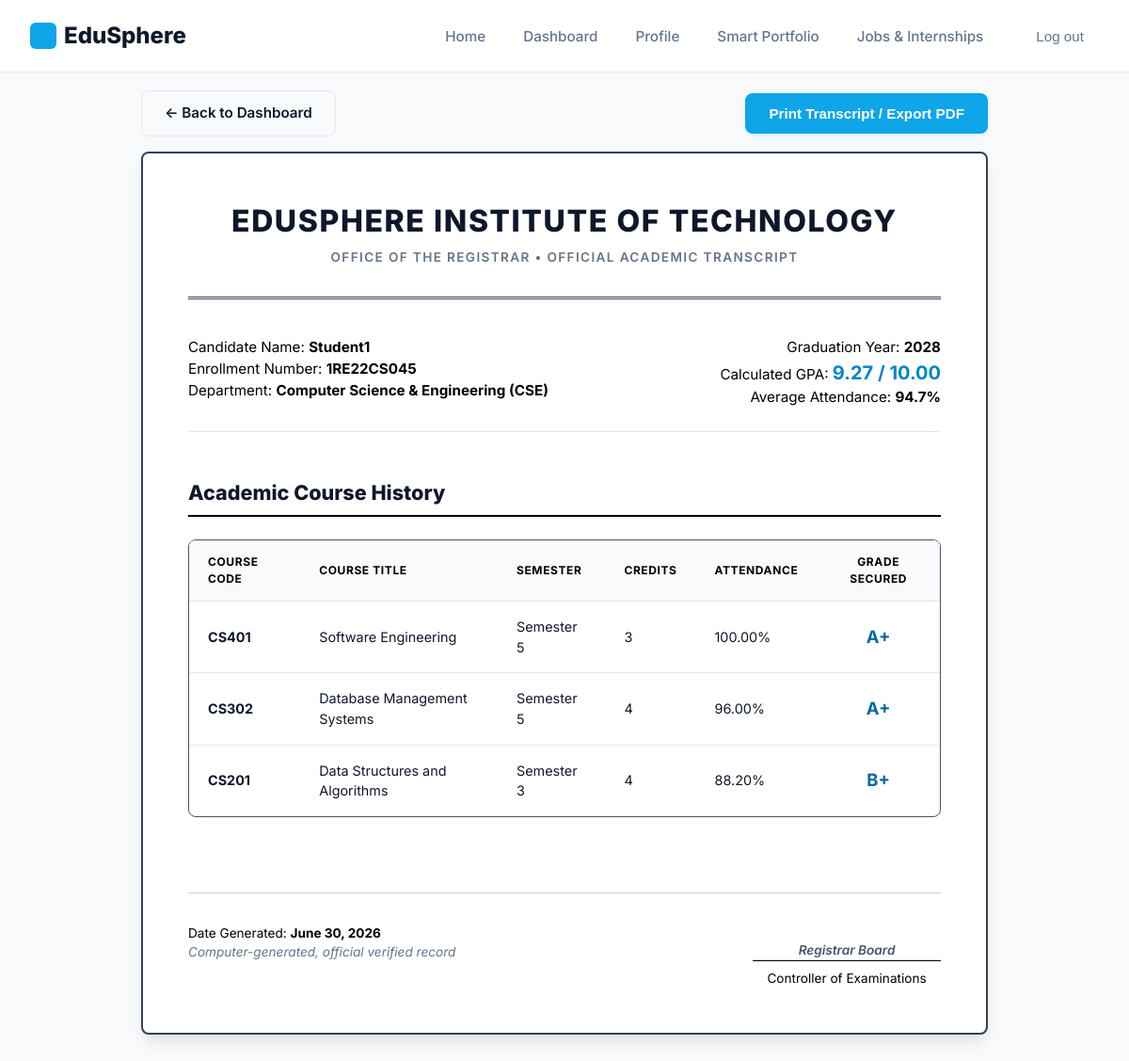
The app's page /transcript/student1/ (signed in) with its own data.
### users/models.py (models this page shows, shortened)
class StudentProfile(models.Model):
    user = models.OneToOneField(CustomUser, on_delete=models.CASCADE, related_name='student_profile')
    enrollment_number = models.CharField(max_length=50, blank=True, null=True)
    department = models.ForeignKey('academics.Department', on_delete=models.SET_NULL, blank=True, null=True, related_name='students')
    major = models.CharField(max_length=100, blank=True, null=True)
    current_semester = models.IntegerField(default=1)
    graduation_year = models.IntegerField(blank=True, null=True)
    cgpa = models.DecimalField(max_digits=4, decimal_places=2, default=0.00)
    skills = models.ManyToManyField('portfolio.Skill', blank=True, related_name='students')
    github = models.URLField(blank=True, null=True)
    linkedin = models.URLField(blank=True, null=True)
    leetcode = models.URLField(blank=True, null=True)
    codeforces = models.URLField(blank=True, null=True)
    location = models.CharField(max_length=150, blank=True, null=True)

class CustomUser(AbstractUser):
    ROLE_CHOICES = (
        ('student', 'Student'),
        ('faculty', 'Faculty'),
        ('hod', 'HOD'),
        ('placement_officer', 'Placement Officer'),
    )
    role = models.CharField(max_length=20, choices=ROLE_CHOICES, default='student')
    phone_number = models.CharField(max_length=15, blank=True, null=True)
    profile_picture = models.ImageField(upload_to='profile_pics/', blank=True, null=True)

### academics/models.py (models this page shows, shortened)
class Department(models.Model):
    name = models.CharField(max_length=100, unique=True)
    code = models.CharField(max_length=10, unique=True)

class CourseEnrollment(models.Model):
    student = models.ForeignKey('users.StudentProfile', on_delete=models.CASCADE, related_name='enrollments')
    course = models.ForeignKey(Course, on_delete=models.CASCADE, related_name='enrollments')
    semester = models.IntegerField()
    grade = models.CharField(max_length=5, blank=True, null=True)
    attendance_percentage = models.DecimalField(max_digits=5, decimal_places=2, default=100.00)
    class Meta:
        unique_together = ('student', 'course', 'semester')

class Course(models.Model):
    name = models.CharField(max_length=100)
    code = models.CharField(max_length=20, unique=True)
    department = models.ForeignKey(Department, on_delete=models.CASCADE, related_name='courses')
    credits = models.IntegerField(default=3)
    semester = models.IntegerField(default=1)
    faculty = models.ForeignKey('users.FacultyProfile', on_delete=models.SET_NULL, blank=True, null=True, related_name='assigned_courses')

### academics/views.py (the view)
# urls.py: path('transcript/<str:username>/', views.academic_transcript, name='transcript'),
@login_required
def academic_transcript(request, username):
    student_profile = get_object_or_404(StudentProfile, user__username=username)
    if request.user.role == 'student' and request.user.username != username:
        messages.error(request, "You do not have permission to view this transcript.")
        return redirect('dashboard')
    enrollments = student_profile.enrollments.all().select_related('course')
    avg_attendance = enrollments.aggregate(Avg('attendance_percentage'))['attendance_percentage__avg'] or 0.0
    context = {
        'student': student_profile,
        'enrollments': enrollments,
        'avg_attendance': round(avg_attendance, 1),
    }
    return render(request, 'academics/transcript.html', context)

### templates/academics/transcript.html (shortened to what this page needs)
{% extends "base.html" %}
{% block content %}
<div class="container" style="padding-bottom: 4rem;">
    <div class="no-print" style="max-width: 900px; margin: 6rem auto -5rem; display: flex; justify-content: space-between; align-items: center;">
        <a href="{% url 'dashboard' %}" class="btn btn-outline">&larr; Back to Dashboard</a>
        <button class="btn btn-primary" onclick="window.print()">Print Transcript / Export PDF</button>
    </div>
    <div class="transcript-sheet">
        <div class="transcript-header">
            <div class="university-title">EduSphere Institute of Technology</div>
            <p style="color: var(--text-muted); font-size: 0.85rem; text-transform: uppercase; font-weight: 600; letter-spacing: 0.1em;">Office of the Registrar • Official Academic Transcript</p>
        </div>
        <div class="sheet-meta-grid">
            <div>
                <p>Candidate Name: <strong>{{ student.user.first_name|default:student.user.username }} {{ student.user.last_name|default:"" }}</strong></p>
                <p>Enrollment Number: <strong>{{ student.enrollment_number }}</strong></p>
                <p>Department: <strong>{{ student.department.name }} ({{ student.department.code }})</strong></p>
            </div>
            <div style="text-align: right;">
                <p>Graduation Year: <strong>{{ student.graduation_year }}</strong></p>
                <p>Calculated GPA: <strong style="font-size: 1.25rem; color: #0284c7;">{{ student.cgpa }} / 10.00</strong></p>
                <p>Average Attendance: <strong>{{ avg_attendance }}%</strong></p>
            </div>
        </div>
        <div>
            <h3 style="font-size: 1.35rem; font-weight: 800; border-bottom: 2px solid #000; padding-bottom: 0.5rem; color: #0f172a; margin-bottom: 1.5rem;">Academic Course History</h3>
            <div class="table-responsive" style="border: 1px solid #475569;">
                <table class="table">
                    <thead>
                        <tr style="background: #f1f5f9;">
                            <th style="color: black; font-weight: 700;">Course Code</th>
                            <th style="color: black; font-weight: 700;">Course Title</th>
                            <th style="color: black; font-weight: 700;">Semester</th>
                            <th style="color: black; font-weight: 700;">Credits</th>
                            <th style="color: black; font-weight: 700;">Attendance</th>
                            <th style="color: black; font-weight: 700; text-align: center;">Grade Secured</th>
                        </tr>
                    </thead>
                    <tbody>
                        {% if enrollments %}
                            {% for enroll in enrollments %}
                                <tr>
                                    <td><strong>{{ enroll.course.code }}</strong></td>
                                    <td>{{ enroll.course.name }}</td>
                                    <td>Semester {{ enroll.semester }}</td>
                                    <td>{{ enroll.course.credits }}</td>
                                    <td>{{ enroll.attendance_percentage }}%</td>
                                    <td style="text-align: center;">
                                        {% if enroll.grade %}
                                            <strong style="font-size: 1.15rem; color: #0369a1;">{{ enroll.grade }}</strong>
                                        {% else %}
                                            <span style="font-style: italic; color: var(--text-muted);">In progress</span>
                                        {% endif %}
                                    </td>
                                </tr>
                            {% endfor %}
                        {% else %}
                            <tr>
                                <td colspan="6" style="text-align: center; color: var(--text-muted); padding: 2rem;">No enrollment records registered.</td>
                            </tr>
                        {% endif %}
                    </tbody>
                </table>
            </div>
        </div>
        <div style="margin-top: 5rem; display: flex; justify-content: space-between; font-size: 0.85rem; border-top: 1px solid #ccc; padding-top: 2rem;">
            <div>
                <p>Date Generated: <strong>{% now "F j, Y" %}</strong></p>
                <p style="color: var(--text-muted); font-style: italic;">Computer-generated, official verified record</p>
            </div>
            <div style="text-align: center; min-width: 200px;">
                <div style="height: 40px; border-bottom: 1px solid #000; margin-bottom: 0.5rem; display: flex; align-items: flex-end; justify-content: center; font-style: italic; color: #475569; font-weight: 600;">Registrar Board</div>
                <p>Controller of Examinations</p>
            </div>
        </div>
    </div>
</div>
{% endblock %}

### static/css/style.css (style rules this page uses)
:root { --primary: #0ea5e9; --primary-light: #e0f2fe; --primary-hover: #0284c7; --primary-dark: #0284c7; --secondary: #0f172a; --surface: #ffffff; --background: #f8fafc; --text-main: #0f172a; --text-muted: #64748b; --border: #e2e8f0; --border-focus: #cbd5e1; --font-sans: 'Inter', system-ui, -apple-system, BlinkMacSystemFont, "Segoe UI", Roboto, sans-serif; --container-padding: 2rem; --transition-smooth: all 0.6s cubic-bezier(0.16, 1, 0.3, 1); --transition-fast: all 0.25s cubic-bezier(0.16, 1, 0.3, 1); }
* { margin: 0; padding: 0; box-sizing: border-box; }
body { font-family: var(--font-sans); background-color: var(--background); color: var(--text-main); line-height: 1.5; -webkit-font-smoothing: antialiased; }
a { text-decoration: none; color: inherit; }
.btn { display: inline-flex; align-items: center; justify-content: center; padding: 0.75rem 1.5rem; border-radius: 8px; font-weight: 600; font-size: 0.95rem; transition: var(--transition-fast); cursor: pointer; border: 1px solid transparent; position: relative; overflow: hidden; z-index: 1; }
.btn-primary { background: var(--primary); color: white; box-shadow: 0 2px 4px rgba(14, 165, 233, 0.1); }
.btn-primary::after { content: ''; position: absolute; top: 0; left: -100%; width: 50%; height: 100%; background: linear-gradient( to right, rgba(255, 255, 255, 0) 0%, rgba(255, 255, 255, 0.3) 50%, rgba(255, 255, 255, 0) 100% ); transform: skewX(-25deg); transition: 0.75s; z-index: -1; }
.btn-outline { background: transparent; border-color: var(--border); color: var(--text-main); }
.btn-outline::after { content: ''; position: absolute; top: 0; left: 0; width: 100%; height: 100%; background: var(--primary-light); transform: scaleX(0); transform-origin: right; transition: transform 0.4s cubic-bezier(0.16, 1, 0.3, 1); z-index: -1; }
.container { max-width: 1400px; margin: 0 auto; padding-left: var(--container-padding); padding-right: var(--container-padding); }
.table-responsive { width: 100%; overflow-x: auto; border: 1px solid var(--border); border-radius: 8px; background: var(--surface); margin-bottom: 1.5rem; }
.table { width: 100%; border-collapse: collapse; text-align: left; font-size: 0.9rem; }
.table th { background: #f8fafc; color: var(--text-muted); font-weight: 600; padding: 0.875rem 1.25rem; border-bottom: 1px solid var(--border); text-transform: uppercase; font-size: 0.75rem; letter-spacing: 0.05em; }
.table td { padding: 1rem 1.25rem; border-bottom: 1px solid var(--border); color: var(--text-main); vertical-align: middle; }
.table tbody tr:last-child td { border-bottom: none; }

### templates/academics/transcript.html (style rules this page uses)
.transcript-sheet { background: white; border: 2px solid #334155; border-radius: 8px; padding: 3rem; margin: 6rem auto 3rem; max-width: 900px; box-shadow: 0 10px 15px -3px rgba(0,0,0,0.1); color: black; }
.transcript-header { text-align: center; border-bottom: 3px double #334155; padding-bottom: 2rem; margin-bottom: 2.5rem; }
.university-title { font-size: 2rem; font-weight: 800; color: #0f172a; letter-spacing: 0.05em; text-transform: uppercase; margin-bottom: 0.25rem; }
.sheet-meta-grid { display: grid; grid-template-columns: 1fr 1fr; gap: 1.5rem; margin-bottom: 3rem; font-size: 0.95rem; border-bottom: 1px solid var(--border); padding-bottom: 1.5rem; }

### records on screen
StudentProfile: user.first_name "Student1", enrollment_number "1RE22CS045", department.name "Computer Science & Engineering", department.code "CSE", graduation_year "2028", cgpa "9.27"
CourseEnrollment: course.code "CS401", course.name "Software Engineering", semester "5", course.credits "3", attendance_percentage "100.00", grade "A+"
CourseEnrollment: course.code "CS302", course.name "Database Management Systems", semester "5", course.credits "4", attendance_percentage "96.00", grade "A+"
CourseEnrollment: course.code "CS201", course.name "Data Structures and Algorithms", semester "3", course.credits "4", attendance_percentage "88.20", grade "B+"

### other values on screen
{{ avg_attendance }} "94.7"
